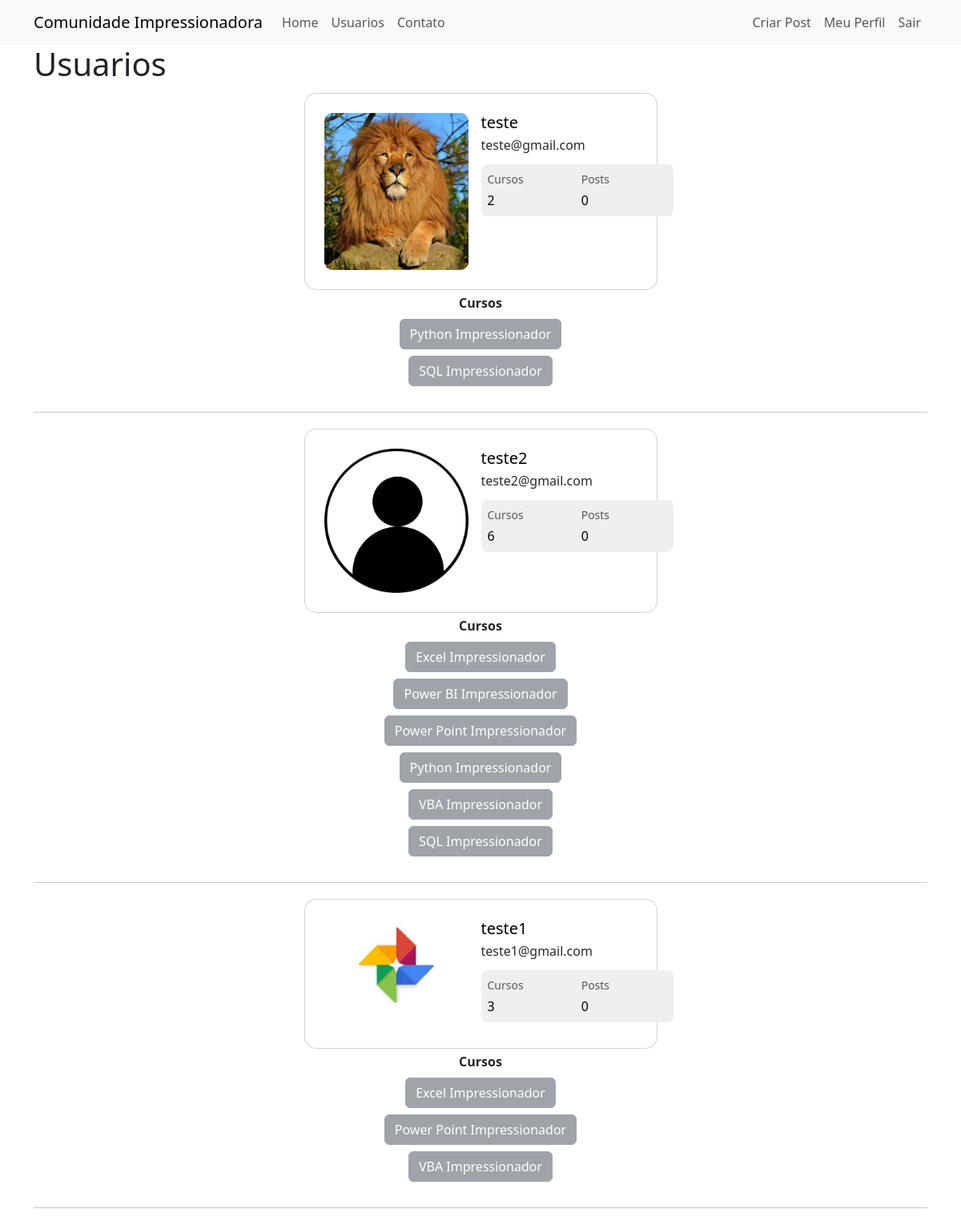
The app's page /usuarios (signed in) with its own data.
### comunidadeimpressionadora/models.py (models this page shows)
class Usuario(database.Model, UserMixin):
    id = database.Column(database.Integer, primary_key=True)
    username = database.Column(database.String, nullable=False, unique=True)
    email = database.Column(database.String, nullable=False, unique=True)
    senha = database.Column(database.String, nullable=False)
    foto_perfil = database.Column(database.String, default='default.jpg')
    posts = database.relationship('Post', backref='Autor', lazy=True)
    cursos = database.Column(database.String, nullable=False, default='Não Informado')

### comunidadeimpressionadora/routes.py (the view)
@app.route('/usuarios')
@login_required
def usuarios():
    lista_usuarios = Usuario.query.all()
    return render_template('usuarios.html', lista_usuarios=lista_usuarios)

### comunidadeimpressionadora/models.py (called while the page is built)
@login_manager.user_loader
def load_usuario(id_usuario):
    return Usuario.query.get(int(id_usuario))

### comunidadeimpressionadora/templates/usuarios.html
{% extends 'base.html' %}
{% block body %}
    <div class="container">
        <h1>Usuarios</h1>
        {% for usuario in lista_usuarios %}
            <div class="container py-1 mt-2 h-100">
                <div class="row d-flex justify-content-center align-items-start h-100">
                    <div class="col col-md-9 col-lg-7 col-xl-5">
                        <div class="card" style="border-radius: 15px;">
                            <div class="card-body p-4">
                                <div class="d-flex text-black">
                                    <div class="flex-shrink-0">
                                        <img src="{{ url_for('static', filename='fotos_perfil/{}'.format(usuario.foto_perfil)) }}"
                                          alt="Generic placeholder image" class="img-fluid"
                                          style="width: 180px; border-radius: 10px;">
                                    </div>
                                    <div class="flex-grow-1 ms-3">
                                        <h5 class="mb-1">{{ usuario.username }}</h5>
                                        <p class="mb-2 pb-1" style="color: #2b2a2a;">{{ usuario.email }}</p>
                                        <div class="d-flex justify-content-start rounded-3 p-2 mb-2" style="background-color: #efefef;">
                                            <div class="me-5 pe-4">
                                                <p class="small text-muted mb-1">Cursos</p>
                                                {% if 'Não Informado' in usuario.cursos %}
                                                    <p class="mb-0">0</p>
                                                {% else %}
                                                    <p class="mb-0">{{ usuario.cursos.count(';') + 1 }}</p>
                                                {% endif %}
                                            </div>
                                            <div class="me-5 pe-4">
                                                <p class="small text-muted mb-1">Posts</p>
                                                <p class="mb-0">0</p>
                                            </div>
                                        </div>
                                    </div>
                                </div>
                            </div>
                        </div>
                    </div>
                </div>
            </div>
            <div class="row justify-content-center">
                <div class="col col-4 mb-3" style="text-align: center">
                    <strong>Cursos</strong><br>
                    {% for curso in usuario.cursos.split(';') %}
                        <button type="button" class="btn btn-secondary mt-2" disabled>{{ curso }}</button>
                    {% endfor %}
                </div>
            </div>
        <hr>
        {% endfor %}
    </div>
{% endblock %}

### records on screen
Usuario: foto_perfil (picture), username "teste", email "teste@gmail.com", cursos "2", curso "Python Impressionador" "SQL Impressionador"
Usuario: foto_perfil (placeholder picture), username "teste2", email "teste2@gmail.com", cursos "6", curso "Excel Impressionador" "Power BI Impressionador" "Power Point Impressionador" "Python Impressionador" "VBA Impressionador" "SQL Impressionador"
Usuario: foto_perfil (picture), username "teste1", email "teste1@gmail.com", cursos "3", curso "Excel Impressionador" "Power Point Impressionador" "VBA Impressionador"
